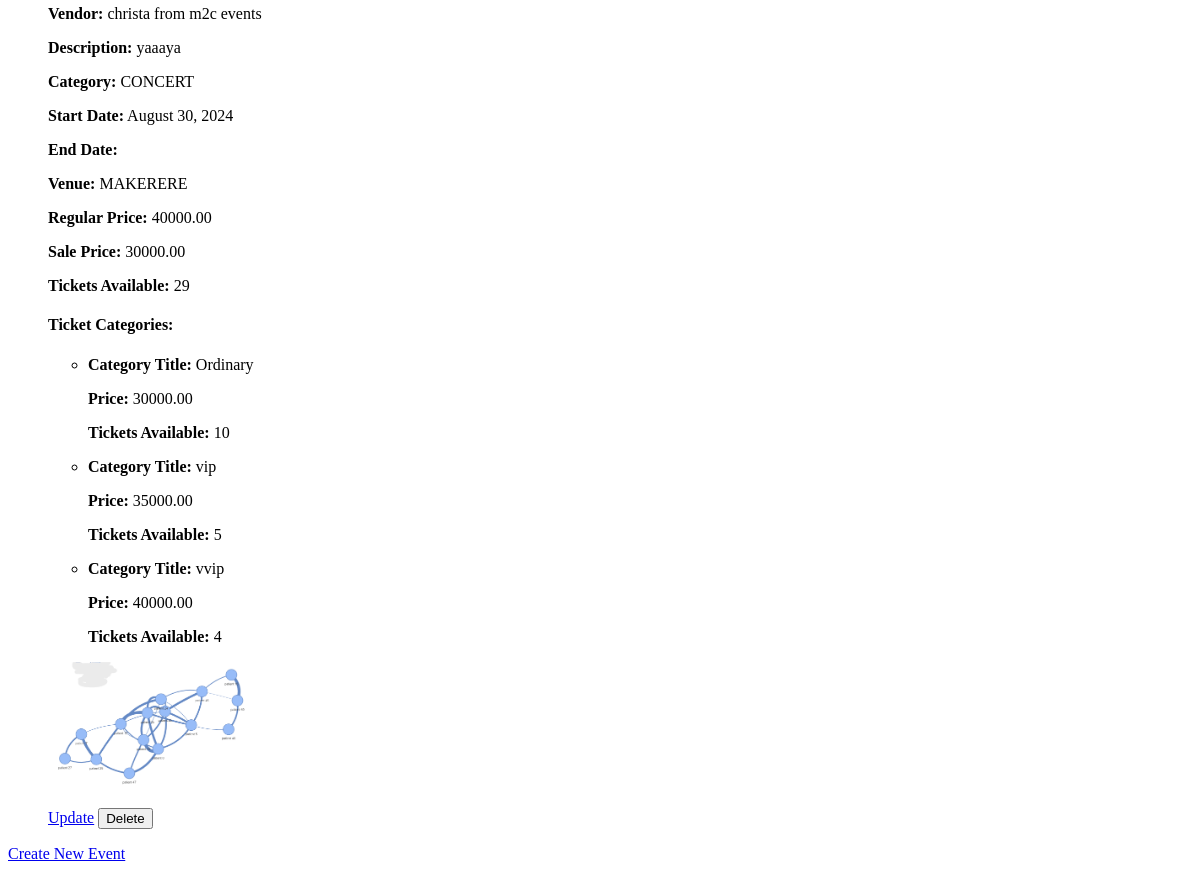
The app's page /my-events/ (signed in, lower part), older data.
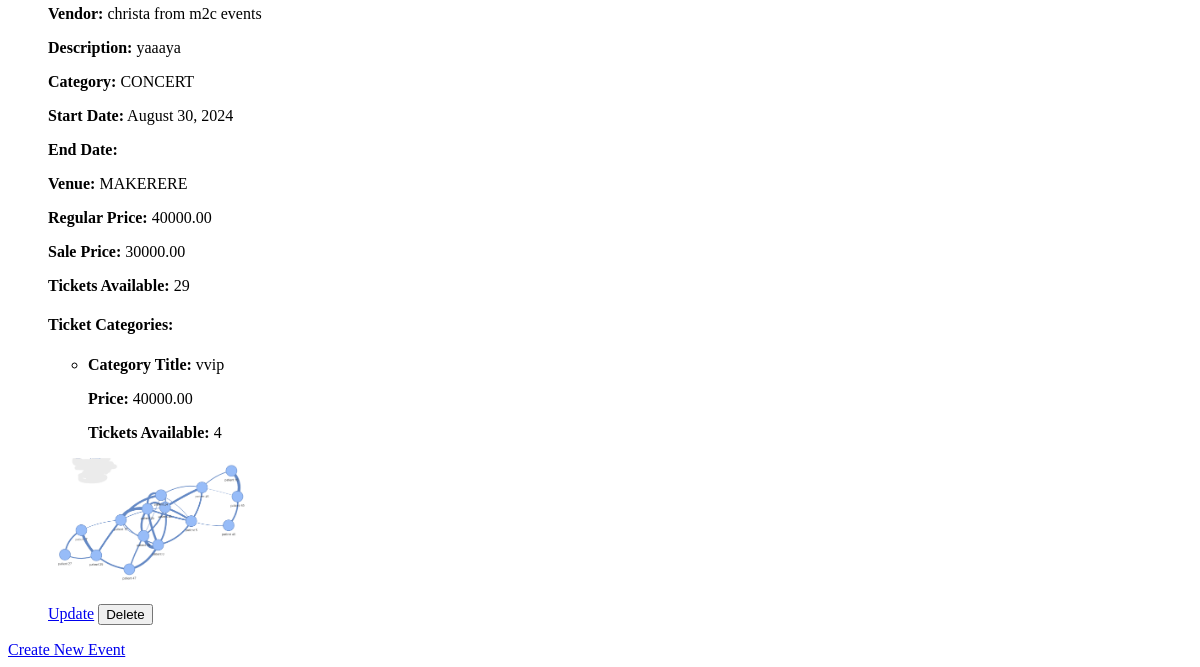
The same page, newer data.
### events/models.py (models this page shows, shortened)
class Event(models.Model):
    vendor = models.ForeignKey(Vendor, on_delete=models.CASCADE, related_name='events')  # Mandatory, linked to Vendor
    poster = models.ImageField(upload_to='event_posters/')  # Required field
    title = models.CharField(max_length=200)  # Required field
    description = models.TextField()  # Required field
    category = models.CharField(max_length=100)  # Required field (e.g., "conference", "concert")
    start_date = models.DateTimeField()  # Required field
    end_date = models.DateTimeField(null=True, blank=True)  # Optional field
    venue_name = models.CharField(max_length=100)  # Required field
    regular_price = models.DecimalField(max_digits=10, decimal_places=2)  # Required field
    sale_price = models.DecimalField(max_digits=10, decimal_places=2, null=True, blank=True)  # Optional field
    tickets_available = models.PositiveIntegerField(null=True, blank=True)  # Optional field

class TicketCategory(models.Model):
    event = models.ForeignKey(Event, on_delete=models.CASCADE, related_name='ticket_categories')  # Mandatory, linked to Event
    category_title = models.CharField(max_length=100)  # Required field
    category_price = models.DecimalField(max_digits=10, decimal_places=2)  # Required field
    category_tickets_available = models.PositiveIntegerField()  # Required field

### vendors/models.py (models this page shows, shortened)
class Vendor(AbstractBaseUser, PermissionsMixin):
    username = models.CharField(max_length=30, unique=True)
    email = models.EmailField(unique=True)
    first_name = models.CharField(max_length=30)
    last_name = models.CharField(max_length=30)
    storename = models.CharField(max_length=50)
    store_phone = models.CharField(max_length=15)
    verification_code = models.CharField(max_length=6, null=True, blank=True)
    verification_code_created_at = models.DateTimeField(null=True, blank=True)
    is_active = models.BooleanField(default=True)
    is_admin = models.BooleanField(default=False)
    is_superuser = models.BooleanField(default=False)
    is_staff = models.BooleanField(default=False)
    objects = VendorManager()
    USERNAME_FIELD = 'username'
    REQUIRED_FIELDS = ['email', 'first_name', 'last_name', 'storename', 'store_phone']

### events/views.py (the view)
# urls.py: path('my-events/', views.vendor_events, name='vendor_events'),
@login_required
def vendor_events(request):
    if isinstance(request.user, Vendor):
        events = Event.objects.filter(vendor=request.user)  # Retrieve all events by the logged-in vendor
    else:
        return redirect('login')
    context = {
        'events': events
    }
    return render(request, 'events/vendor_events.html', context)

### templates/events/vendor_events.html (shortened to what this page needs)
<!DOCTYPE html>
<html>
<head>
</head>
<body>
    {% if events %}
        <ul>
            {% for event in events %}
                <li>
                    <p><strong>Vendor:</strong> {{ event.vendor.first_name }} from {{ event.vendor.storename }}</p>
                    <p><strong>Description:</strong> {{ event.description }}</p>
                    <p><strong>Category:</strong> {{ event.category }}</p>
                    <p><strong>Start Date:</strong> {{ event.start_date|date:"F d, Y" }}</p>
                    <p><strong>End Date:</strong> {{ event.end_date|date:"F d, Y" }}</p>
                    <p><strong>Venue:</strong> {{ event.venue_name }}</p>
                    <p><strong>Regular Price:</strong> {{ event.regular_price }}</p>
                    <p><strong>Sale Price:</strong> {{ event.sale_price }}</p>
                    <p><strong>Tickets Available:</strong> {{ event.tickets_available }}</p>
                    {% if event.ticket_categories.all %}
                        <h4>Ticket Categories:</h4>
                        <ul>
                            {% for category in event.ticket_categories.all %}
                                <li>
                                    <p><strong>Category Title:</strong> {{ category.category_title }}</p>
                                    <p><strong>Price:</strong> {{ category.category_price }}</p>
                                    <p><strong>Tickets Available:</strong> {{ category.category_tickets_available }}</p>
                                </li>
                            {% endfor %}
                        </ul>
                    {% else %}
                        <p>No ticket categories available.</p>
                    {% endif %}
                    {% if event.poster %}
                        <p><img src="{{ event.poster.url }}" alt="{{ event.title }}" width="200"></p>
                    {% else %}
                        <p>No image available</p>
                    {% endif %}
                    <a href="{% url 'update_event' event.id %}" class="btn btn-primary">Update</a>
                    <form action="{% url 'delete_event' event.id %}" method="POST" style="display:inline;">
                        <button type="submit" class="btn btn-danger">Delete</button>
                    </form>
                </li>
            {% endfor %}
        </ul>
    {% else %}
        <p>No events available.</p>
    {% endif %}
    <a href="{% url 'create_event' %}">Create New Event</a>
</body>
</html>

Row changes from the older to the newer data that the page shows:
changed Event "yaaaya": loses TicketCategory (category_title "Ordinary", category_price "30000.00", category_tickets_available "10"); loses TicketCategory (category_title "vip", category_price "35000.00", category_tickets_available "5")
